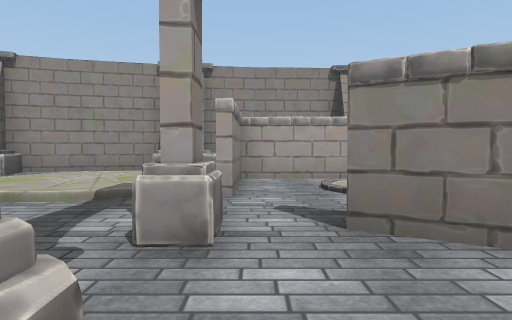
View 1 (above)

24 first-person views from a walk through a 3-D level made in the Unity game engine. The camera is 1.2 m above the floor, tilts 2° down and sees 75° across. The floor is counted in squares, 2 m on a side. Each view is taken from the middle of a square. On the plan, view 1 faces up. The plan holds only what a view shows up to about 10 squares ahead; the rest is blank. The place goes on beyond the plan. Some surface patterns are stand-ins.

View 2
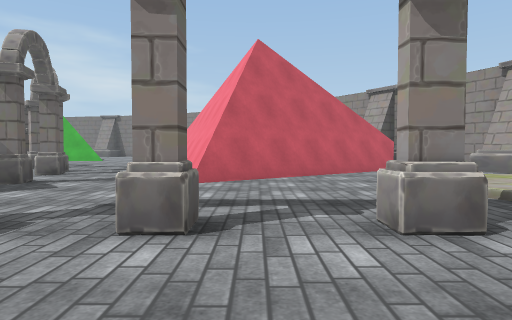

View 3
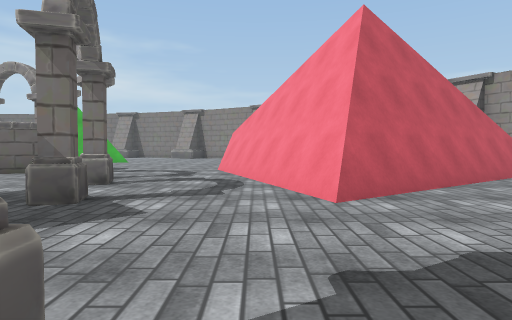

View 4
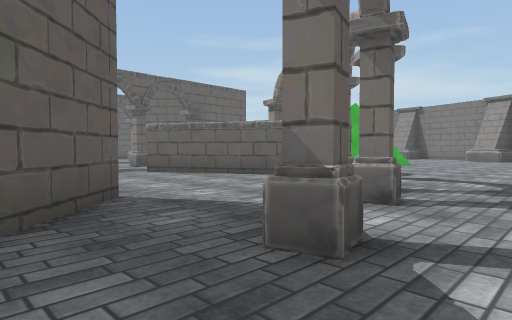

View 5
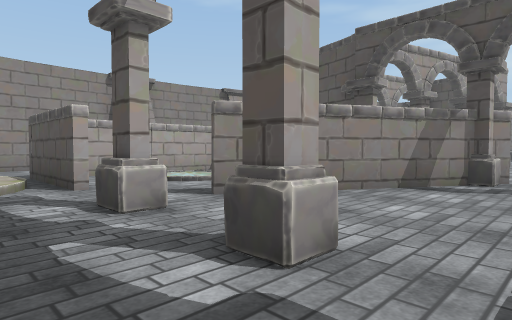

View 6
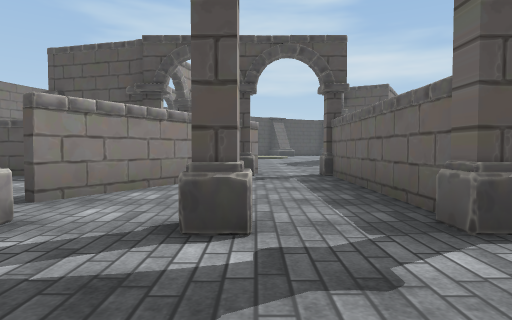

View 7
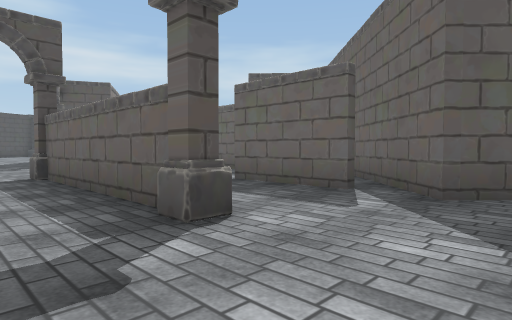

View 8
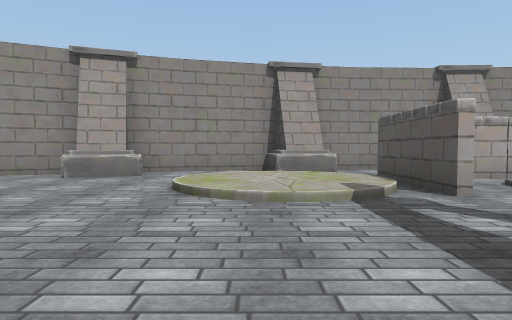

View 9
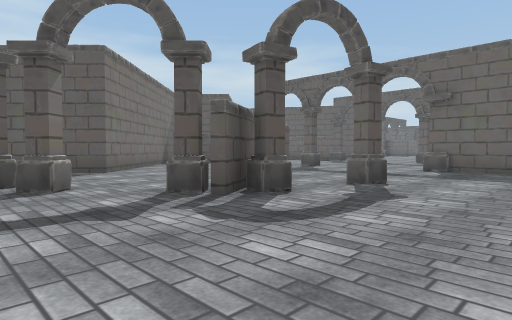

View 10
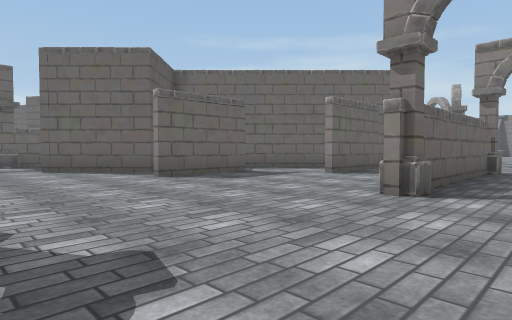

View 11
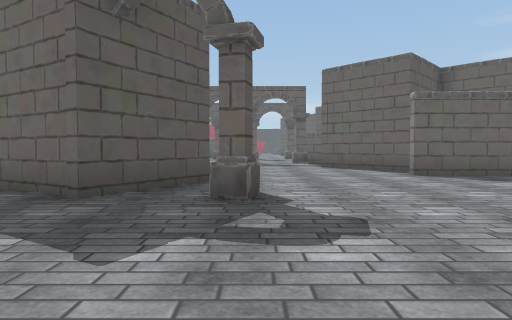

View 12
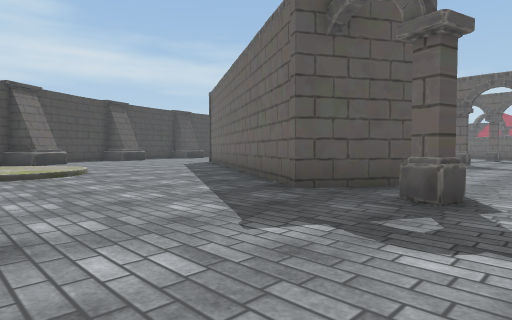

View 13
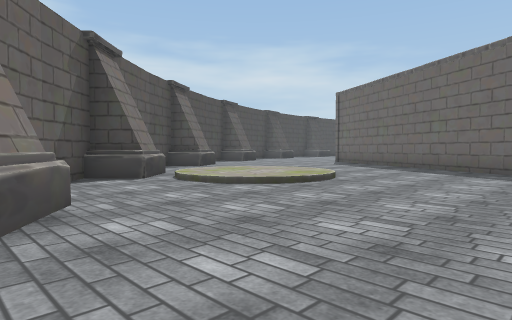

View 14
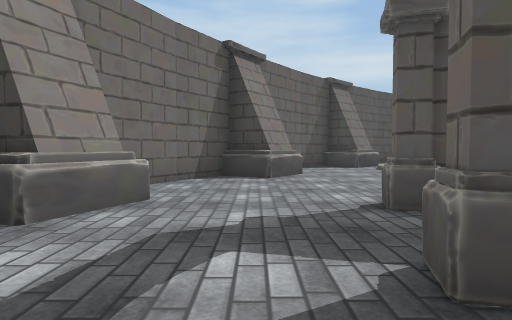

View 15
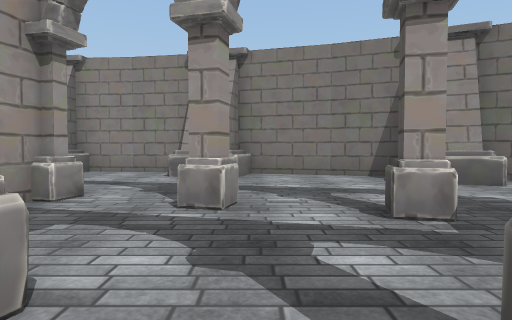

View 16
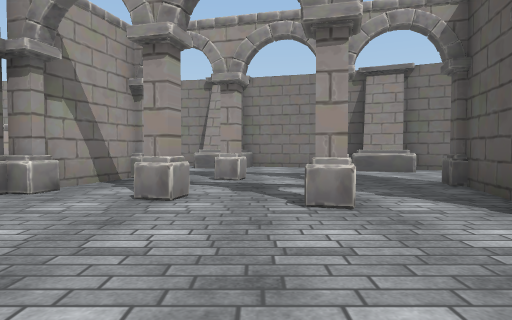

View 17
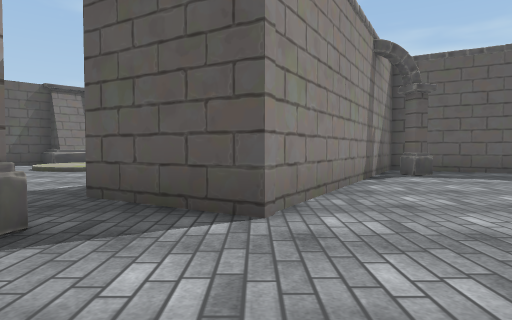

View 18
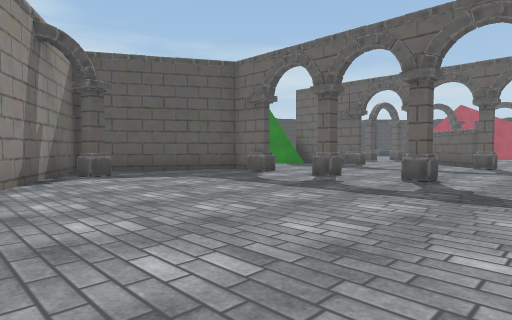

View 19
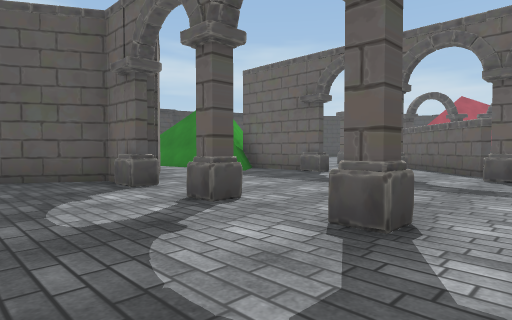

View 20
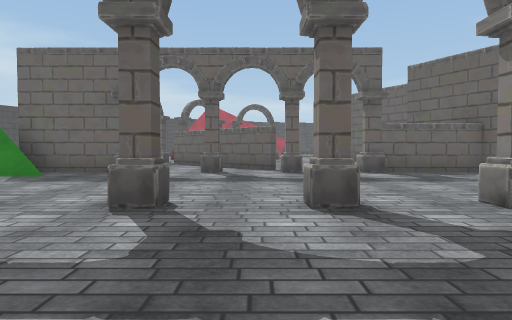

View 21
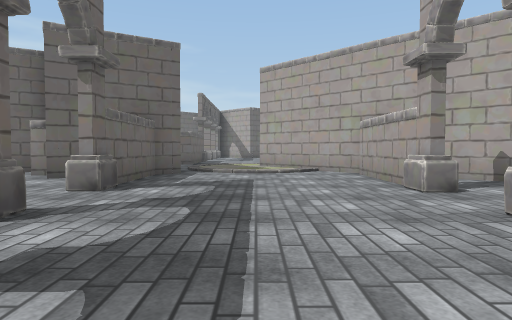

View 22
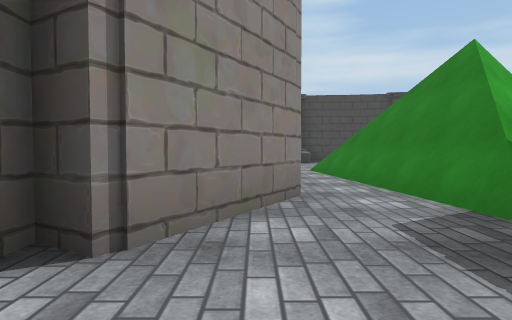

View 23
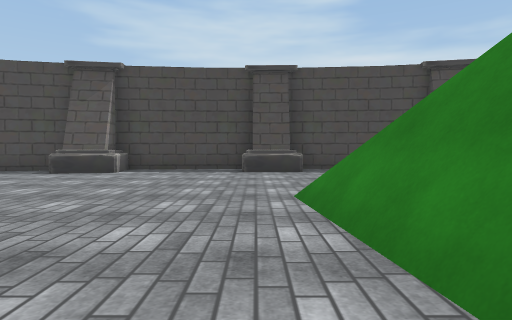

View 24
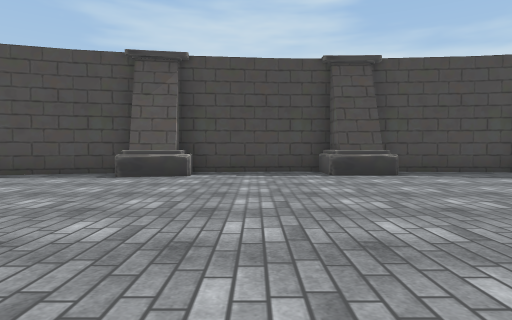

### Floor plan
Key: @ floor where view 1 was taken; # wall or solid block; . main floor; : floor 0.25 m higher than the main floor; / step, stairs or slope; = window, fence, low wall or low ledge; ^ raised ledge; v drop or lower ground; P pillar; A arch; O other object.
Columns run from 13 left of view 1 to 27 right of it. Each row starts with its distance up from view 1.
 10          ############
  9        ###.#^.  #...#####
  8     ####...^..   ...#...##
  7     #.^^..//.#####......#####
  6      ..../::/#.:.#..........##
  5       #../::/#:..##.........##
  4       #..///..... #..PP......^.##
  3       v#........  #.....P.......#
  2       /#....#.####..P.P.#.......#
  1       /v#.......###.....O..../:/#
  0      v ###..P@...P#..........:::/
 -1    /####...................../::/
 -2    .........P####P............//
 -3  ........P............P.#.......
 -4 ......AP.....###........ ##....
 -5 ...........###.........#####..
 -6  ....A....####..###......#  ##
 -7  ...P##...## ##.  .........            #
 -8   ..P.#....#      #........P###      ..#
 -9   ....##.         ##.......P..#     ...#
-10   .....#.         ##.........##   ....^#
-11   ......          #.........##   .....^##
-12   ###.          #####.P.P.###   ........#
-13     ..         ##..........##  .........#
-14                #./..........## .........#
-15                ../.....................##
-16                .............=#####=....##
-17                  ####.P.P.######    ....#
-18                    .......           ...#
-19                  ##..  ##.             .#
-20                  #.     ##

Where each view was taken, in squares from view 1:
view 1: 0 up, 0 right, facing up
view 2: 1 up, 2 right, facing left
view 3: 1 down, 0 right, facing left
view 4: 2 down, 2 left, facing down-left
view 5: 1 down, 2 left, facing up-right
view 6: 0 up, 3 left, facing right
view 7: 0 up, 3 left, facing down-right
view 8: 0 up, 3 left, facing up
view 9: 3 down, 12 left, facing down-right
view 10: 0 up, 9 right, facing down-left
view 11: 1 up, 9 right, facing down
view 12: 1 up, 8 right, facing down-right
view 13: 5 up, 12 right, facing down-right
view 14: 5 up, 8 right, facing right
view 15: 1 up, 8 right, facing up
view 16: 2 down, 8 right, facing up
view 17: 5 down, 7 right, facing right
view 18: 6 down, 7 right, facing down-right
view 19: 10 down, 8 right, facing down-right
view 20: 9 down, 10 right, facing down
view 21: 15 down, 12 right, facing left
view 22: 14 down, 12 right, facing right
view 23: 15 down, 17 right, facing right
view 24: 13 down, 18 right, facing right
